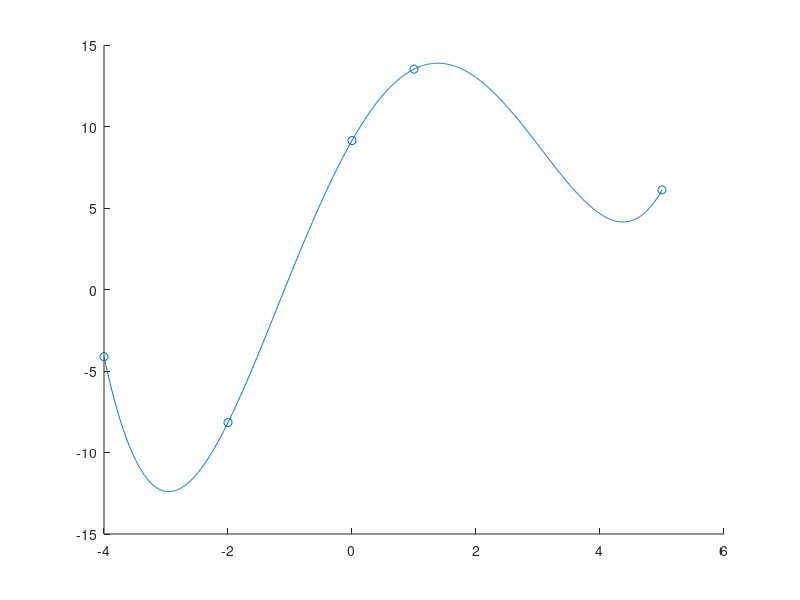
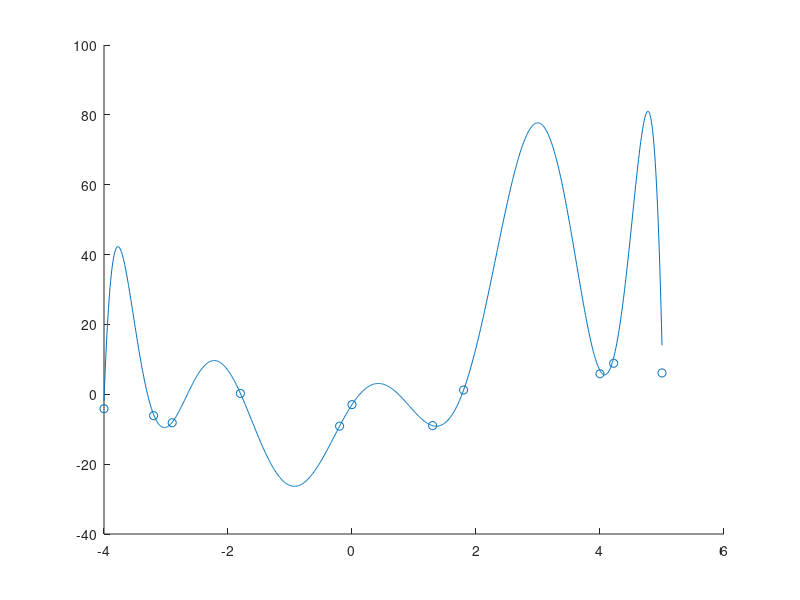
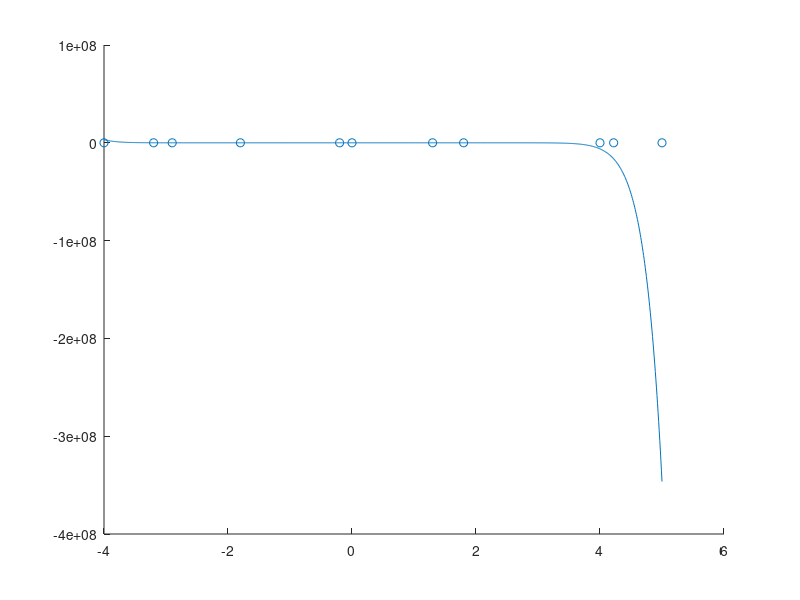

Source code (MATLAB) for these figures, in order:
x_data = [-4 -2 0 1 5];
y_data = [-4.12 -8.16 9.14 13.52 6.11];

figure("Name", "2. b) i)")
scatter(x_data, y_data)
hold on
x = -4 : 0.009: 5;
polynomial = 0.0937*x.^4 - 0.3496*x.^3 - 2.0541*x.^2 + 6.6900*x + 9.1400;
plot(x, polynomial)
hold off

%%
x_data2 = [-4 -3.2 -2.9 -1.8 -0.2 0 1.3 1.8 4 4.22 5];
y_data2 = [-4.12 -6.12 -8.15 0.25 -9.12 -2.96 -8.98 1.22 5.86 8.88 6.11];

figure("Name", "2. b) ii)")
scatter(x_data2, y_data2)
hold on
x = -4 : 0.009: 5;
polynomial = -0.0034*x.^10 + 0.0139*x.^9 + 0.1404*x.^8 - 0.4886*x.^7 - 2.1013*x.^6 + 5.4958*x.^5 + 13.1048*x.^4 - 21.4065*x.^3 - 23.6610*x.^2 + 27.0195*x - 2.9600;

plot(x, polynomial)
hold off

%%
x_data3 = [-4 -3.7 -3.2 -3.1 -2.9 -2.6 -1.8 -1 -0.2 0 0.8 1.3 1.8 2.4 3 3.2 3.78 4 4.22 4.66 5];
y_data3 = [-4.12 3.68 -6.12 -10.21 -8.15 5.62 0.25 8.62 -9.12 13.44 -2.96 -3.24 -8.98 1.22 5.86 15.62 8.88 -11.61 -4.76 3.52 6.11];

figure("Name", "2. b) iii)")
scatter(x_data2, y_data2)
hold on
x = -4 : 0.009: 5;
polynomial = - 0.0010*x.^17 + 0.0006*x.^16 + 0.0266*x.^15 - 0.0507*x.^14 - 0.3962*x.^13 + 1.0464*x.^12 + 3.3581*x.^11 - 10.9824*x.^10 - 15.6318*x.^9 + 64.5835*x.^8 + 32.0926*x.^7 - 208.6673*x.^6 + 9.6059*x.^5 + 329.7020*x.^4 - 118.5819*x.^3 - 187.3530*x.^2 + 82.6270*x + 13.4400


plot(x, polynomial)
hold off